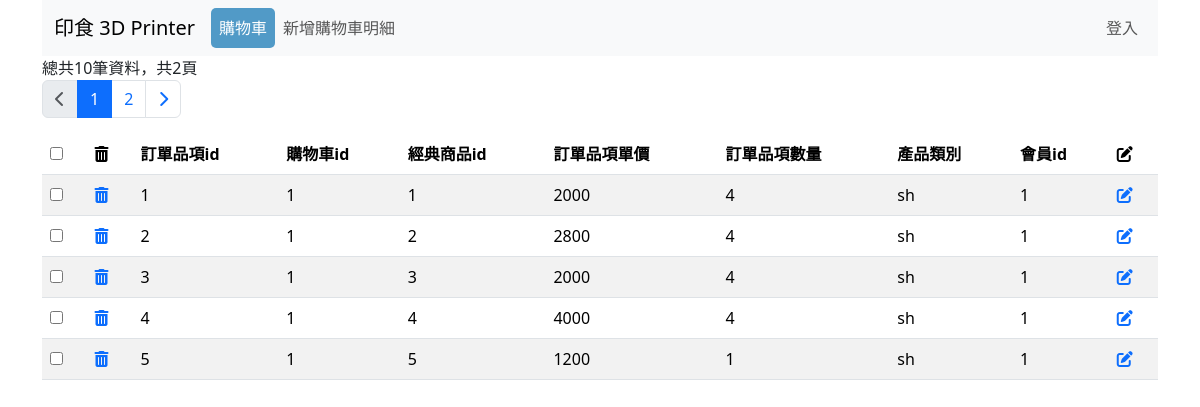
The page /self-practice/cart_classic.php on the database its author committed.
### tables this page shows
CREATE TABLE `classic_orders` (
  `orders_id` int(11) NOT NULL COMMENT '訂單品項id',
  `cart_id` int(11) NOT NULL COMMENT '購物車id',
  `product_id` int(11) NOT NULL COMMENT '經典商品id',
  `orders_value` int(11) NOT NULL COMMENT '訂單品項單價',
  `orders_amount` int(11) NOT NULL COMMENT '訂單品項數量',
  `product_category` varchar(255) NOT NULL COMMENT '產品類別',
  `member_id` int(11) NOT NULL COMMENT '會員ID'
);

### self-practice/cart_classic.php (the view, shortened to what this page needs)
<?php
require __DIR__.'/parts/_connect_db.php';
$pageName = 'cart_classic';
$perPage=5;
$page = isset($_GET['page']) ? intval($_GET['page']) : 1;
$t_sql = "SELECT COUNT(1) FROM classic_orders";
$totalRows = $pdo->query($t_sql)->fetch(PDO::FETCH_NUM)[0];
$totalPages = ceil($totalRows/$perPage);
$sql = sprintf("SELECT * FROM `classic_orders` ORDER BY orders_id ASC LIMIT %s, %s", ($page-1)*$perPage, $perPage);
$rows = $pdo->query($sql)->fetchAll();
?>
<?php include __DIR__.'/parts/__html_head.php' ?>
<?php include __DIR__.'/parts/__html_navbar.php' ?>
<div class="container">
        <div class="row">
            <div class="col">
                <?= '總共'.$totalRows.'筆資料', '，共'.$totalPages.'頁' ?>
            </div>
        </div>
        <div class="row">
            <div class="col">
                <nav aria-label="Page navigation example">
                    <ul class="pagination">
                        <li class="page-item <?= 1==$page?'disabled':'' ?>">
                            <a class="page-link" href="?page=<?= $page-1 ?>">
                            <i class="fas fa-chevron-left"></i>
                            </a>
                        </li>
                        <?php for($i=1; $i<=$totalPages; $i++): ?>
                            <li class="page-item <?= $i==$page?'active':'' ?> ">
                                <a class="page-link" href="?page=<?=$i?>"><?=$i?></a>
                            </li>
                        <?php endfor; ?>
                        <li class="page-item <?= $totalPages==$page?'disabled':'' ?>">
                            <a class="page-link" href="?page=<?= $page+1 ?>">
                            <i class="fas fa-chevron-right"></i>
                            </a>
                        </li>
                    </ul>
                </nav>
            </div>
        </div>
        <div class="row">
            <div class="col">
            <table class="table table-striped table-bordered;">
                <thead>
                    <tr>
                        <th scope="col">
                        <input type="checkbox">
                        </th>
                        <th scope="col"><i class="fas fa-trash-alt"></i></th>
                        <th scope="col">訂單品項id</th>
                        <th scope="col">購物車id</th>
                        <th scope="col">經典商品id</th>
                        <th scope="col">訂單品項單價</th>
                        <th scope="col">訂單品項數量</th>
                        <th scope="col">產品類別</th>
                        <th scope="col">會員id</th>
                        <th scope="col"><i class="fas fa-edit"></i></th>
                    </tr>
                </thead>
                <tbody>
                    <?php foreach($rows as $r): ?>
                    <tr>
                        <td>
                            <input class="del" type="checkbox">
                        </td>
                        <td>
                            <a href="javascript: delete_it(<?= $r['orders_id'] ?>)">
                                <i class="fas fa-trash-alt"></i>
                            </a>
                        </td>
                        <td><?= $r['orders_id'] ?></td>
                        <td><?= $r['cart_id'] ?></td>
                        <td><?= $r['product_id'] ?></td>
                        <td><?= $r['orders_value'] ?></td>
                        <td><?= $r['orders_amount'] ?></td>
                        <td><?= $r['product_category'] ?></td>
                        <td><?= $r['member_id'] ?></td>
                        <td>
                            <a href="cart_classic_edit.php?orders_id=<?= $r['orders_id'] ?>">
                                <i class="fas fa-edit"></i>
                            </a>
                        </td>
                    </tr>
                    <?php endforeach; ?>
                </tbody>
            </table>
            </div>
        </div>
    </div>
<?php include __DIR__.'/parts/__html_foot.php' ?>

### self-practice/parts/__html_head.php (shortened to what this page needs)
<!DOCTYPE html>
<html lang="en">
<head>
    <link rel="stylesheet" href="./../bootstrap/css/bootstrap.css">
    <link rel="stylesheet" href="./../fontawesome/css/all.css">
</head>
<body>

### self-practice/parts/__html_navbar.php (shortened to what this page needs)
<div class="container">
  <nav class="navbar navbar-expand navbar-light bg-light">
    <div class="container-fluid">
          <a class="navbar-brand" href="index_.php">印食 3D Printer</a>
          <div class="collapse navbar-collapse" id="navbarSupportedContent">
          <ul class="navbar-nav me-auto mb-2 mb-lg-0">
              <li class="nav-item">
                <a class="nav-link <?= $pageName=='cart_classic' ? 'active disabled' : '' ?>" href="cart_classic.php">購物車</a>
              </li>
              <li class="nav-item">
                <a class="nav-link <?= $pageName=='cart_insert' ? 'active disabled' : '' ?>" href="cart_insert.php">新增購物車明細</a>
              </li>
          </ul>
            <ul class="navbar-nav mb-2 mb-lg-0">
              <?php if(isset($_SESSION['admin'])): ?>
                <li class="nav-item">
                <a class="nav-link"> <?= $_SESSION['admin']['nickname'] ?></a>
                </li>
                <li class="nav-item">
                  <a class="nav-link" href="logout.php">登出</a>
                </li>
              <?php else: ?>
                <li class="nav-item">
                <a class="nav-link" href="login.php">登入</a>
                </li>
                <?php endif; ?>
            </ul>
          </div>
        </div>
  </nav>
</div>

### self-practice/parts/__html_navbar.php (style rules this page uses)
.navbar-light .navbar-nav .nav-link.active { color: white; background-color: #519ac7; border-radius: 5px; }

### rows shown on the page
classic_orders: orders_id "1", cart "1", product "1", orders_value "2000", orders_amount "4", product_category "sh", member "1"
classic_orders: orders_id "2", cart "1", product "2", orders_value "2800", orders_amount "4", product_category "sh", member "1"
classic_orders: orders_id "3", cart "1", product "3", orders_value "2000", orders_amount "4", product_category "sh", member "1"
classic_orders: orders_id "4", cart "1", product "4", orders_value "4000", orders_amount "4", product_category "sh", member "1"
classic_orders: orders_id "5", cart "1", product "5", orders_value "1200", orders_amount "1", product_category "sh", member "1"

### other values the page prints
$totalRows "10"
$totalPages "2"
